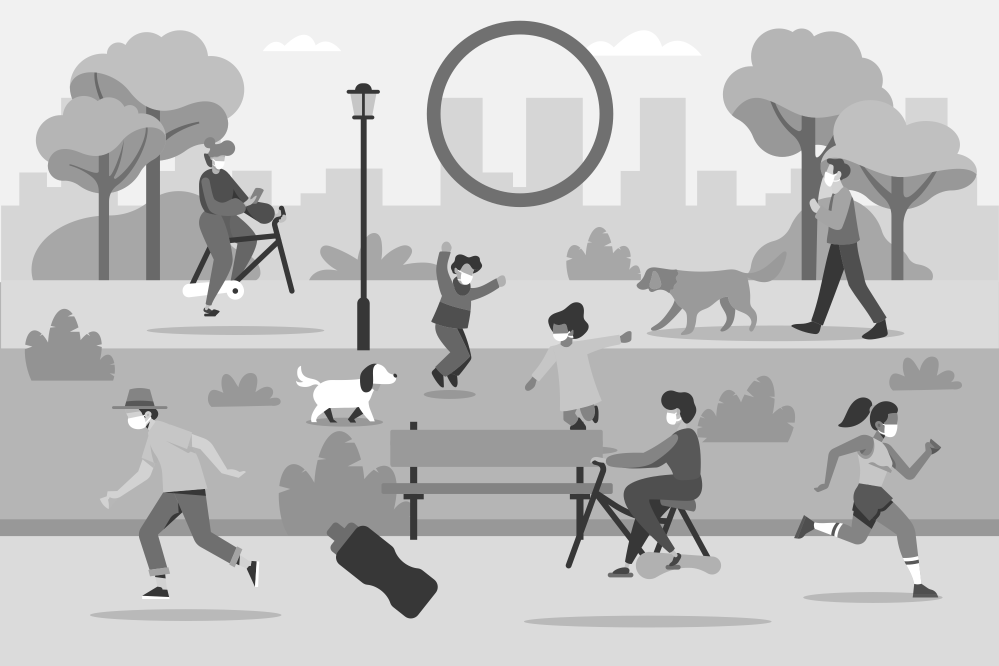
#> input picture freepik_images/large_pngs/park.png, 1998 x 1332 px, found by its file name (shown at 1/2 size); its folder holds 5 pictures in this run
$ python main.py
#> lines starting #> are read from the running program, lines starting #| are printed output that depends on the picture
import cv2
import os

filename = "park"
# --- Configuration ---
input_filename = f'freepik_images\\large_pngs\\{filename}.png'
output_filename_2 = f'freepik_images\\small_pngs_2\\{filename}.png'
scale_factor = 0.5 # 0.5 = 50% scale (shrinking by a factor of 2)
# ---------------------

# 1. Check if the input file exists
if not os.path.exists(input_filename):
    print(f"Error: Input file not found at '{input_filename}'")
else:
    # 2. Read the image
    image = cv2.imread(input_filename)
#> image is the input picture: shape (1332, 1998, 3); min 52, max 255, mean 194

    if image is None:
        print(f"Error: Could not read image from '{input_filename}'")
    else:
        # 3. Shrink the image using the scale factor
        # We set the explicit destination size (dsize) to None
        # and provide 'fx' (x-factor) and 'fy' (y-factor) instead.
        #
        # cv2.INTER_AREA is the recommended interpolation method for shrinking.
        resized_image = cv2.resize(image,
                                   None,
                                   fx=scale_factor,
                                   fy=scale_factor,
                                   interpolation=cv2.INTER_AREA)
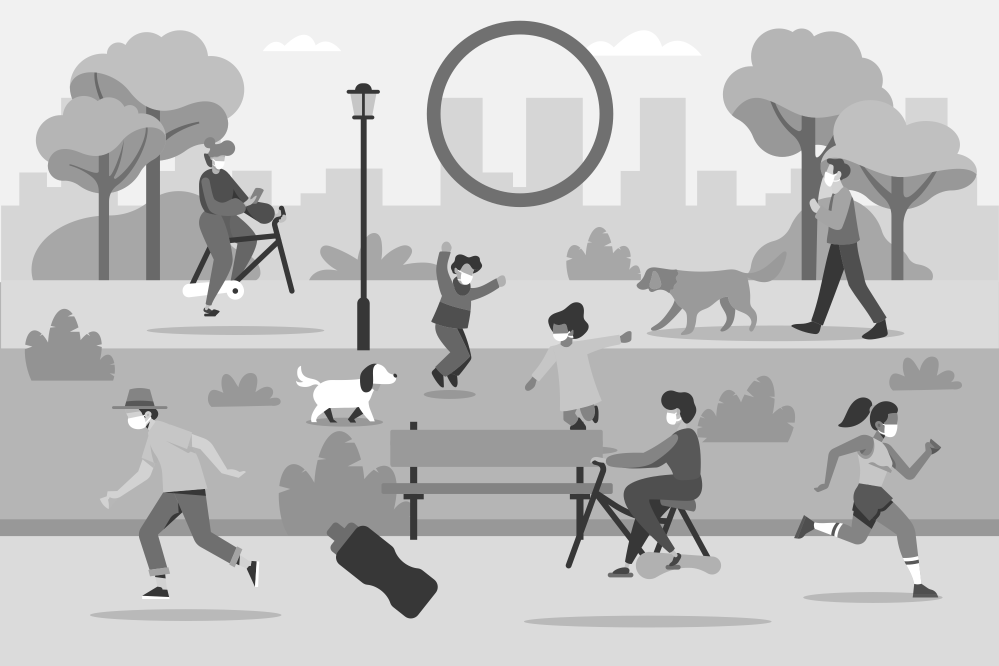
#> resized_image: shape (666, 999, 3); min 52, max 255, mean 194

        # 4. Save the resized image
        try:
            cv2.imwrite(output_filename_2, resized_image)
            print(f"Successfully shrunk image and saved to '{output_filename_2}'")
            # Optional: Print new dimensions
            print(f"Original dimensions (H, W): {image.shape[:2]}")
#| Original dimensions (H, W): (1332, 1998)
            print(f"New dimensions (H, W): {resized_image.shape[:2]}")
#| New dimensions (H, W): (666, 999)

        except Exception as e:
            print(f"Error: Could not save image to '{output_filename_2}'. Reason: {e}")
